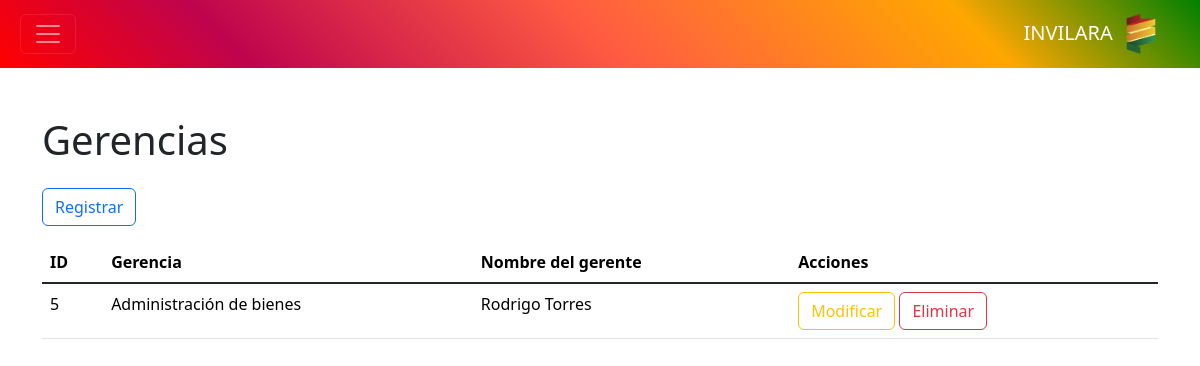
/controlador/gerencia.php, run on an earlier commit of the app's database.
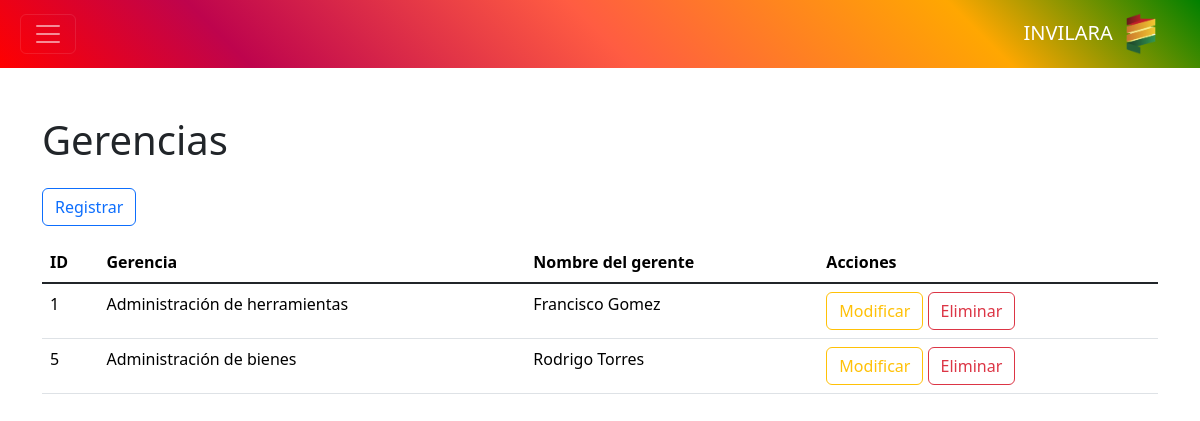
And on a later commit of the database.
### tables this page shows
CREATE TABLE `gerencia` (
  `id` int NOT NULL,
  `nombre` text,
  `nombre_gerente` varchar(100) DEFAULT NULL
);

### controlador/gerencia.php (called while the page is built, shortened)
<?php
require_once "modelo/gerencia.php";
$modelo = new Gerente();
$datos = $modelo->consultar();
require_once "vista/gerencia.php";
?>

### modelo/base_datos.php (called while the page is built)
<?php
class BaseDatos
{
    private $host = "localhost";
    private $dbname = "invilara";
    private $usuario = "root";
    private $contrasena = "";
    public function conexion()
    {
        $dsn = "mysql" . ":" . "host=" . $this->host . ";" . "dbname=" . $this->dbname . ";";
        $pdo = new PDO($dsn, $this->usuario, $this->contrasena);
        $pdo->setAttribute(PDO::ATTR_ERRMODE, PDO::ERRMODE_EXCEPTION);
        return $pdo;
    }
}
?>

### modelo/gerencia.php (called while the page is built, shortened)
<?php
require_once "modelo/base_datos.php";
class Gerente extends BaseDatos
{
    private $tabla = "gerencia";
    public function consultar()
    {
        $result = $this->conexion()->query("SELECT * FROM {$this->tabla}");
        return $result;
    }
}
?>

### vista/gerencia.php (the view, shortened to what this page needs)
<?php require_once "vista/componentes/encabezado.php"; ?>
<?php require_once "vista/componentes/barra.php"; ?>
<main class="container" id="crud">
    <h1>Gerencias</h1>
    <button class="btn btn-outline-primary my-3" value="insertar">Registrar</button>
    <table class="table table-hover table-responsive">
        <thead>
            <tr>
                <th>ID</th>
                <th>Gerencia</th>
                <th>Nombre del gerente</th>
                <th>Acciones</th>
            </tr>
        </thead>
        <tbody class="table-group-divider">
            <?php foreach ($datos as $d): ?>
                <tr>
                    <td><?php echo $d["id"] ?></td>
                    <td><?php echo $d["nombre"] ?></td>
                    <td><?php echo $d["nombre_gerente"] ?></td>
                    <td>
                        <button class="btn btn-outline-warning" value="modificar">Modificar</button>
                        <button class="btn btn-outline-danger" value="eliminar">Eliminar</button>
                    </td>
                </tr>
            <?php endforeach ?>
        </tbody>
    </table>
</main>

What changed in the data, as far as the page shows it:
added gerencia: id "1", nombre "Administración de herramientas", nombre_gerente "Francisco Gomez"
